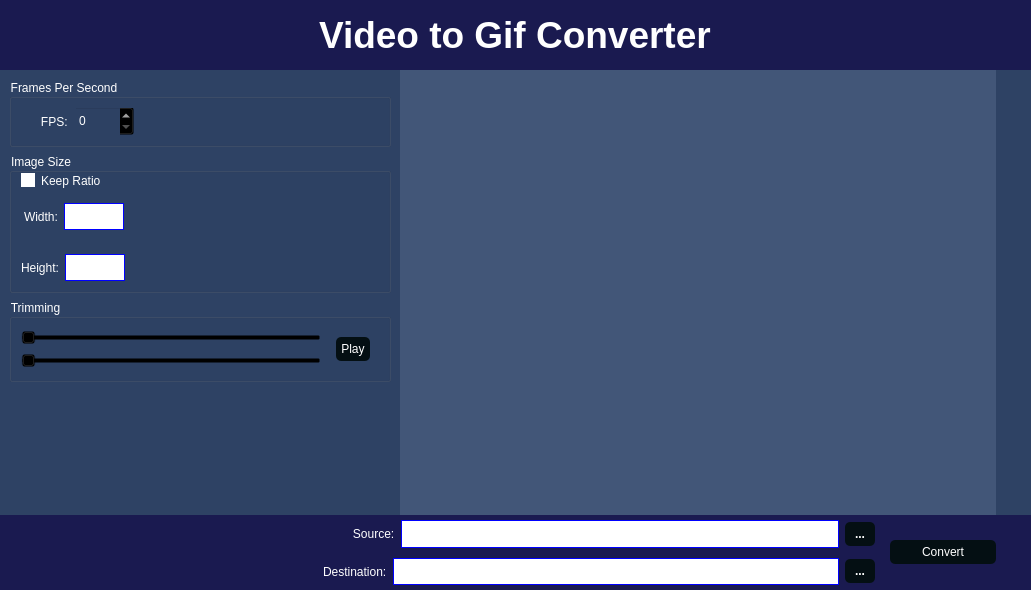
<?xml version="1.0" encoding="UTF-8"?>
<ui version="4.0">
 <class>MainWindow</class>
 <widget class="QMainWindow" name="MainWindow">
  <property name="geometry">
   <rect>
    <x>0</x>
    <y>0</y>
    <width>1031</width>
    <height>590</height>
   </rect>
  </property>
  <property name="windowTitle">
   <string>Video2GIF</string>
  </property>
  <widget class="QWidget" name="centralwidget">
   <property name="styleSheet">
    <string notr="true">#middle_frame{
background-color: rgb(66, 86, 120);
}

#top_bar{
	background-color: rgb(26, 26, 80);
}
#left_side_frame{
background-color: rgb(46, 66, 100);
}
#right_side_frame_2{
background-color: rgb(46, 66, 100);
}
#buttom_bar{
	background-color: rgb(26, 26, 80);
}
*{
background-color: transparent;
color: #fff;
}
QFrame{
 border: none;
}


QPushButton{
border-radius: 5px;
background-color: #040f13;
color: white;
padding: 5px;

}
QPushButton:hover{
padding: 5px;
background-color: rgb(59, 103, 128);
border-left: 1px solid red;

}
QTextEdit{
background-color: rgb(255,255,255);
border: 1px solid blue;
color: black;
}

QCheckBox{
color: white;
}
QCheckBox::indicator:checked{
background-color: red;
}
QCheckBox::indicator:unchecked{
background-color: white;
}
QSpinBox{

}</string>
   </property>
   <layout class="QVBoxLayout" name="verticalLayout">
    <property name="spacing">
     <number>0</number>
    </property>
    <property name="leftMargin">
     <number>0</number>
    </property>
    <property name="topMargin">
     <number>0</number>
    </property>
    <property name="rightMargin">
     <number>0</number>
    </property>
    <property name="bottomMargin">
     <number>0</number>
    </property>
    <item>
     <widget class="QFrame" name="top_bar">
      <property name="minimumSize">
       <size>
        <width>0</width>
        <height>70</height>
       </size>
      </property>
      <property name="maximumSize">
       <size>
        <width>16777215</width>
        <height>70</height>
       </size>
      </property>
      <property name="frameShape">
       <enum>QFrame::StyledPanel</enum>
      </property>
      <property name="frameShadow">
       <enum>QFrame::Raised</enum>
      </property>
      <layout class="QHBoxLayout" name="horizontalLayout_8">
       <property name="spacing">
        <number>6</number>
       </property>
       <property name="leftMargin">
        <number>0</number>
       </property>
       <property name="topMargin">
        <number>0</number>
       </property>
       <property name="rightMargin">
        <number>0</number>
       </property>
       <property name="bottomMargin">
        <number>0</number>
       </property>
       <item alignment="Qt::AlignHCenter">
        <widget class="QFrame" name="frame_14">
         <property name="frameShape">
          <enum>QFrame::StyledPanel</enum>
         </property>
         <property name="frameShadow">
          <enum>QFrame::Raised</enum>
         </property>
         <layout class="QHBoxLayout" name="horizontalLayout_9">
          <item>
           <widget class="QLabel" name="label">
            <property name="font">
             <font>
              <pointsize>28</pointsize>
              <weight>75</weight>
              <bold>true</bold>
             </font>
            </property>
            <property name="text">
             <string>Video to Gif Converter</string>
            </property>
           </widget>
          </item>
         </layout>
        </widget>
       </item>
      </layout>
     </widget>
    </item>
    <item>
     <widget class="QFrame" name="middle_frame">
      <property name="sizePolicy">
       <sizepolicy hsizetype="Preferred" vsizetype="Expanding">
        <horstretch>0</horstretch>
        <verstretch>0</verstretch>
       </sizepolicy>
      </property>
      <property name="frameShape">
       <enum>QFrame::StyledPanel</enum>
      </property>
      <property name="frameShadow">
       <enum>QFrame::Raised</enum>
      </property>
      <layout class="QHBoxLayout" name="horizontalLayout_10">
       <property name="leftMargin">
        <number>0</number>
       </property>
       <property name="topMargin">
        <number>0</number>
       </property>
       <property name="rightMargin">
        <number>0</number>
       </property>
       <property name="bottomMargin">
        <number>0</number>
       </property>
       <item>
        <widget class="QFrame" name="left_side_frame">
         <property name="minimumSize">
          <size>
           <width>400</width>
           <height>0</height>
          </size>
         </property>
         <property name="maximumSize">
          <size>
           <width>400</width>
           <height>16777215</height>
          </size>
         </property>
         <property name="styleSheet">
          <string notr="true"/>
         </property>
         <property name="frameShape">
          <enum>QFrame::StyledPanel</enum>
         </property>
         <property name="frameShadow">
          <enum>QFrame::Raised</enum>
         </property>
         <layout class="QHBoxLayout" name="horizontalLayout_11">
          <property name="spacing">
           <number>6</number>
          </property>
          <property name="leftMargin">
           <number>0</number>
          </property>
          <property name="topMargin">
           <number>0</number>
          </property>
          <property name="rightMargin">
           <number>0</number>
          </property>
          <property name="bottomMargin">
           <number>0</number>
          </property>
          <item alignment="Qt::AlignTop">
           <widget class="QFrame" name="frame_15">
            <property name="frameShape">
             <enum>QFrame::StyledPanel</enum>
            </property>
            <property name="frameShadow">
             <enum>QFrame::Raised</enum>
            </property>
            <layout class="QVBoxLayout" name="verticalLayout_14">
             <item>
              <widget class="QGroupBox" name="groupBox_3">
               <property name="maximumSize">
                <size>
                 <width>16777215</width>
                 <height>70</height>
                </size>
               </property>
               <property name="title">
                <string>Frames Per Second</string>
               </property>
               <layout class="QHBoxLayout" name="horizontalLayout_17">
                <property name="leftMargin">
                 <number>0</number>
                </property>
                <property name="topMargin">
                 <number>0</number>
                </property>
                <property name="rightMargin">
                 <number>0</number>
                </property>
                <property name="bottomMargin">
                 <number>0</number>
                </property>
                <item>
                 <widget class="QFrame" name="frame_30">
                  <property name="styleSheet">
                   <string notr="true">
QFrame{
	border:none;
}
#buttom_bar{
border: 1px solid gray;
}
QPushButton{
padding: 5px;
border-radius: 5px;
background-color: rgb(192, 191, 188)
}
QPushButton:hover{
padding: 5px;
border-radius: 5px;
background-color: rgb(154, 153, 150);
}</string>
                  </property>
                  <property name="frameShape">
                   <enum>QFrame::StyledPanel</enum>
                  </property>
                  <property name="frameShadow">
                   <enum>QFrame::Raised</enum>
                  </property>
                  <layout class="QHBoxLayout" name="horizontalLayout_20">
                   <property name="leftMargin">
                    <number>0</number>
                   </property>
                   <property name="topMargin">
                    <number>0</number>
                   </property>
                   <property name="rightMargin">
                    <number>0</number>
                   </property>
                   <property name="bottomMargin">
                    <number>0</number>
                   </property>
                   <item>
                    <widget class="QFrame" name="frame_27">
                     <property name="minimumSize">
                      <size>
                       <width>0</width>
                       <height>45</height>
                      </size>
                     </property>
                     <property name="maximumSize">
                      <size>
                       <width>16777215</width>
                       <height>45</height>
                      </size>
                     </property>
                     <property name="frameShape">
                      <enum>QFrame::StyledPanel</enum>
                     </property>
                     <property name="frameShadow">
                      <enum>QFrame::Raised</enum>
                     </property>
                     <layout class="QVBoxLayout" name="verticalLayout_7">
                      <property name="leftMargin">
                       <number>9</number>
                      </property>
                      <property name="topMargin">
                       <number>0</number>
                      </property>
                      <property name="rightMargin">
                       <number>0</number>
                      </property>
                      <property name="bottomMargin">
                       <number>0</number>
                      </property>
                      <item>
                       <widget class="QLabel" name="label_4">
                        <property name="text">
                         <string>      FPS:</string>
                        </property>
                       </widget>
                      </item>
                     </layout>
                    </widget>
                   </item>
                   <item>
                    <widget class="QFrame" name="frame_28">
                     <property name="frameShape">
                      <enum>QFrame::StyledPanel</enum>
                     </property>
                     <property name="frameShadow">
                      <enum>QFrame::Raised</enum>
                     </property>
                     <layout class="QHBoxLayout" name="horizontalLayout_18">
                      <property name="leftMargin">
                       <number>0</number>
                      </property>
                      <property name="topMargin">
                       <number>0</number>
                      </property>
                      <property name="rightMargin">
                       <number>0</number>
                      </property>
                      <property name="bottomMargin">
                       <number>0</number>
                      </property>
                      <item>
                       <widget class="QSpinBox" name="fps_spin">
                        <property name="minimumSize">
                         <size>
                          <width>60</width>
                          <height>0</height>
                         </size>
                        </property>
                        <property name="maximumSize">
                         <size>
                          <width>60</width>
                          <height>30</height>
                         </size>
                        </property>
                        <property name="autoFillBackground">
                         <bool>false</bool>
                        </property>
                       </widget>
                      </item>
                      <item>
                       <spacer name="horizontalSpacer_3">
                        <property name="orientation">
                         <enum>Qt::Horizontal</enum>
                        </property>
                        <property name="sizeHint" stdset="0">
                         <size>
                          <width>40</width>
                          <height>20</height>
                         </size>
                        </property>
                       </spacer>
                      </item>
                     </layout>
                    </widget>
                   </item>
                  </layout>
                 </widget>
                </item>
               </layout>
              </widget>
             </item>
             <item>
              <widget class="QGroupBox" name="groupBox_2">
               <property name="title">
                <string>Image Size</string>
               </property>
               <layout class="QVBoxLayout" name="verticalLayout_13">
                <property name="leftMargin">
                 <number>0</number>
                </property>
                <property name="topMargin">
                 <number>0</number>
                </property>
                <property name="rightMargin">
                 <number>0</number>
                </property>
                <property name="bottomMargin">
                 <number>0</number>
                </property>
                <item>
                 <widget class="QFrame" name="frame_18">
                  <property name="styleSheet">
                   <string notr="true"/>
                  </property>
                  <property name="frameShape">
                   <enum>QFrame::StyledPanel</enum>
                  </property>
                  <property name="frameShadow">
                   <enum>QFrame::Raised</enum>
                  </property>
                  <layout class="QVBoxLayout" name="verticalLayout_11">
                   <property name="leftMargin">
                    <number>0</number>
                   </property>
                   <property name="topMargin">
                    <number>0</number>
                   </property>
                   <property name="rightMargin">
                    <number>0</number>
                   </property>
                   <property name="bottomMargin">
                    <number>0</number>
                   </property>
                   <item>
                    <widget class="QFrame" name="frame_19">
                     <property name="maximumSize">
                      <size>
                       <width>16777215</width>
                       <height>50</height>
                      </size>
                     </property>
                     <property name="frameShape">
                      <enum>QFrame::StyledPanel</enum>
                     </property>
                     <property name="frameShadow">
                      <enum>QFrame::Raised</enum>
                     </property>
                     <layout class="QVBoxLayout" name="verticalLayout_12">
                      <property name="leftMargin">
                       <number>0</number>
                      </property>
                      <property name="topMargin">
                       <number>0</number>
                      </property>
                      <property name="rightMargin">
                       <number>0</number>
                      </property>
                      <property name="bottomMargin">
                       <number>0</number>
                      </property>
                      <item>
                       <widget class="QFrame" name="frame_26">
                        <property name="maximumSize">
                         <size>
                          <width>16777215</width>
                          <height>50</height>
                         </size>
                        </property>
                        <property name="frameShape">
                         <enum>QFrame::StyledPanel</enum>
                        </property>
                        <property name="frameShadow">
                         <enum>QFrame::Raised</enum>
                        </property>
                        <layout class="QVBoxLayout" name="verticalLayout_15">
                         <property name="leftMargin">
                          <number>9</number>
                         </property>
                         <property name="topMargin">
                          <number>0</number>
                         </property>
                         <property name="rightMargin">
                          <number>0</number>
                         </property>
                         <property name="bottomMargin">
                          <number>0</number>
                         </property>
                         <item>
                          <widget class="QCheckBox" name="keep_ratio_btn">
                           <property name="text">
                            <string>Keep Ratio</string>
                           </property>
                           <property name="checked">
                            <bool>false</bool>
                           </property>
                          </widget>
                         </item>
                        </layout>
                       </widget>
                      </item>
                     </layout>
                    </widget>
                   </item>
                   <item>
                    <widget class="QFrame" name="frame_20">
                     <property name="maximumSize">
                      <size>
                       <width>16777215</width>
                       <height>45</height>
                      </size>
                     </property>
                     <property name="frameShape">
                      <enum>QFrame::StyledPanel</enum>
                     </property>
                     <property name="frameShadow">
                      <enum>QFrame::Raised</enum>
                     </property>
                     <layout class="QHBoxLayout" name="horizontalLayout_14">
                      <property name="leftMargin">
                       <number>0</number>
                      </property>
                      <property name="topMargin">
                       <number>0</number>
                      </property>
                      <property name="rightMargin">
                       <number>0</number>
                      </property>
                      <property name="bottomMargin">
                       <number>0</number>
                      </property>
                      <item>
                       <widget class="QFrame" name="frame_22">
                        <property name="frameShape">
                         <enum>QFrame::StyledPanel</enum>
                        </property>
                        <property name="frameShadow">
                         <enum>QFrame::Raised</enum>
                        </property>
                        <layout class="QVBoxLayout" name="verticalLayout_9">
                         <property name="leftMargin">
                          <number>12</number>
                         </property>
                         <property name="rightMargin">
                          <number>0</number>
                         </property>
                         <item>
                          <widget class="QLabel" name="label_2">
                           <property name="text">
                            <string>Width:</string>
                           </property>
                          </widget>
                         </item>
                        </layout>
                       </widget>
                      </item>
                      <item>
                       <widget class="QFrame" name="frame_23">
                        <property name="frameShape">
                         <enum>QFrame::StyledPanel</enum>
                        </property>
                        <property name="frameShadow">
                         <enum>QFrame::Raised</enum>
                        </property>
                        <layout class="QHBoxLayout" name="horizontalLayout_15">
                         <property name="leftMargin">
                          <number>0</number>
                         </property>
                         <property name="rightMargin">
                          <number>0</number>
                         </property>
                         <item>
                          <widget class="QTextEdit" name="width_txt">
                           <property name="maximumSize">
                            <size>
                             <width>60</width>
                             <height>30</height>
                            </size>
                           </property>
                          </widget>
                         </item>
                         <item>
                          <spacer name="horizontalSpacer">
                           <property name="orientation">
                            <enum>Qt::Horizontal</enum>
                           </property>
                           <property name="sizeHint" stdset="0">
                            <size>
                             <width>40</width>
                             <height>20</height>
                            </size>
                           </property>
                          </spacer>
                         </item>
                        </layout>
                       </widget>
                      </item>
                     </layout>
                    </widget>
                   </item>
                   <item>
                    <widget class="QFrame" name="frame_21">
                     <property name="maximumSize">
                      <size>
                       <width>16777215</width>
                       <height>45</height>
                      </size>
                     </property>
                     <property name="frameShape">
                      <enum>QFrame::StyledPanel</enum>
                     </property>
                     <property name="frameShadow">
                      <enum>QFrame::Raised</enum>
                     </property>
                     <layout class="QHBoxLayout" name="horizontalLayout_13">
                      <property name="leftMargin">
                       <number>0</number>
                      </property>
                      <property name="topMargin">
                       <number>0</number>
                      </property>
                      <property name="rightMargin">
                       <number>0</number>
                      </property>
                      <property name="bottomMargin">
                       <number>0</number>
                      </property>
                      <item>
                       <widget class="QFrame" name="frame_24">
                        <property name="frameShape">
                         <enum>QFrame::StyledPanel</enum>
                        </property>
                        <property name="frameShadow">
                         <enum>QFrame::Raised</enum>
                        </property>
                        <layout class="QVBoxLayout" name="verticalLayout_8">
                         <property name="rightMargin">
                          <number>0</number>
                         </property>
                         <item>
                          <widget class="QLabel" name="label_3">
                           <property name="text">
                            <string>Height:</string>
                           </property>
                          </widget>
                         </item>
                        </layout>
                       </widget>
                      </item>
                      <item>
                       <widget class="QFrame" name="frame_25">
                        <property name="frameShape">
                         <enum>QFrame::StyledPanel</enum>
                        </property>
                        <property name="frameShadow">
                         <enum>QFrame::Raised</enum>
                        </property>
                        <layout class="QHBoxLayout" name="horizontalLayout_16">
                         <property name="leftMargin">
                          <number>0</number>
                         </property>
                         <property name="rightMargin">
                          <number>0</number>
                         </property>
                         <item>
                          <widget class="QTextEdit" name="height_txt">
                           <property name="maximumSize">
                            <size>
                             <width>60</width>
                             <height>30</height>
                            </size>
                           </property>
                          </widget>
                         </item>
                         <item>
                          <spacer name="horizontalSpacer_2">
                           <property name="orientation">
                            <enum>Qt::Horizontal</enum>
                           </property>
                           <property name="sizeHint" stdset="0">
                            <size>
                             <width>40</width>
                             <height>20</height>
                            </size>
                           </property>
                          </spacer>
                         </item>
                        </layout>
                       </widget>
                      </item>
                     </layout>
                    </widget>
                   </item>
                  </layout>
                 </widget>
                </item>
               </layout>
              </widget>
             </item>
             <item>
              <widget class="QGroupBox" name="groupBox">
               <property name="title">
                <string>Trimming</string>
               </property>
               <layout class="QHBoxLayout" name="horizontalLayout_12">
                <property name="leftMargin">
                 <number>0</number>
                </property>
                <property name="topMargin">
                 <number>0</number>
                </property>
                <property name="rightMargin">
                 <number>0</number>
                </property>
                <property name="bottomMargin">
                 <number>0</number>
                </property>
                <item>
                 <widget class="QFrame" name="frame_29">
                  <property name="styleSheet">
                   <string notr="true"/>
                  </property>
                  <property name="frameShape">
                   <enum>QFrame::StyledPanel</enum>
                  </property>
                  <property name="frameShadow">
                   <enum>QFrame::Raised</enum>
                  </property>
                  <layout class="QHBoxLayout" name="horizontalLayout_19">
                   <item>
                    <widget class="QFrame" name="frame_16">
                     <property name="frameShape">
                      <enum>QFrame::StyledPanel</enum>
                     </property>
                     <property name="frameShadow">
                      <enum>QFrame::Raised</enum>
                     </property>
                     <layout class="QVBoxLayout" name="verticalLayout_5">
                      <property name="leftMargin">
                       <number>0</number>
                      </property>
                      <property name="topMargin">
                       <number>0</number>
                      </property>
                      <property name="rightMargin">
                       <number>0</number>
                      </property>
                      <property name="bottomMargin">
                       <number>0</number>
                      </property>
                      <item>
                       <widget class="QSlider" name="start_slider">
                        <property name="pageStep">
                         <number>1</number>
                        </property>
                        <property name="orientation">
                         <enum>Qt::Horizontal</enum>
                        </property>
                       </widget>
                      </item>
                      <item>
                       <widget class="QSlider" name="stop_slider">
                        <property name="pageStep">
                         <number>1</number>
                        </property>
                        <property name="orientation">
                         <enum>Qt::Horizontal</enum>
                        </property>
                        <property name="invertedAppearance">
                         <bool>false</bool>
                        </property>
                        <property name="invertedControls">
                         <bool>false</bool>
                        </property>
                       </widget>
                      </item>
                     </layout>
                    </widget>
                   </item>
                   <item>
                    <widget class="QFrame" name="frame_17">
                     <property name="frameShape">
                      <enum>QFrame::StyledPanel</enum>
                     </property>
                     <property name="frameShadow">
                      <enum>QFrame::Raised</enum>
                     </property>
                     <layout class="QVBoxLayout" name="verticalLayout_6">
                      <item>
                       <widget class="QPushButton" name="play_btn">
                        <property name="text">
                         <string>Play</string>
                        </property>
                       </widget>
                      </item>
                     </layout>
                    </widget>
                   </item>
                  </layout>
                 </widget>
                </item>
               </layout>
              </widget>
             </item>
            </layout>
           </widget>
          </item>
         </layout>
        </widget>
       </item>
       <item>
        <widget class="QFrame" name="right_side_frame_1">
         <property name="sizePolicy">
          <sizepolicy hsizetype="Expanding" vsizetype="Preferred">
           <horstretch>0</horstretch>
           <verstretch>0</verstretch>
          </sizepolicy>
         </property>
         <property name="frameShape">
          <enum>QFrame::StyledPanel</enum>
         </property>
         <property name="frameShadow">
          <enum>QFrame::Raised</enum>
         </property>
         <layout class="QHBoxLayout" name="horizontalLayout_22">
          <item>
           <widget class="QFrame" name="frame">
            <property name="frameShape">
             <enum>QFrame::StyledPanel</enum>
            </property>
            <property name="frameShadow">
             <enum>QFrame::Raised</enum>
            </property>
            <layout class="QHBoxLayout" name="horizontalLayout_21">
             <item alignment="Qt::AlignHCenter|Qt::AlignVCenter">
              <widget class="QLabel" name="img_label">
               <property name="text">
                <string/>
               </property>
              </widget>
             </item>
            </layout>
           </widget>
          </item>
         </layout>
        </widget>
       </item>
       <item alignment="Qt::AlignLeft">
        <widget class="QFrame" name="right_side_frame_2">
         <property name="minimumSize">
          <size>
           <width>35</width>
           <height>0</height>
          </size>
         </property>
         <property name="maximumSize">
          <size>
           <width>35</width>
           <height>16777215</height>
          </size>
         </property>
         <property name="styleSheet">
          <string notr="true">#frame_13{
border: 1px solid gray;
}</string>
         </property>
         <property name="frameShape">
          <enum>QFrame::StyledPanel</enum>
         </property>
         <property name="frameShadow">
          <enum>QFrame::Raised</enum>
         </property>
        </widget>
       </item>
      </layout>
     </widget>
    </item>
    <item>
     <widget class="QFrame" name="buttom_bar">
      <property name="maximumSize">
       <size>
        <width>16777215</width>
        <height>75</height>
       </size>
      </property>
      <property name="styleSheet">
       <string notr="true"/>
      </property>
      <property name="frameShape">
       <enum>QFrame::StyledPanel</enum>
      </property>
      <property name="frameShadow">
       <enum>QFrame::Raised</enum>
      </property>
      <layout class="QHBoxLayout" name="horizontalLayout">
       <property name="leftMargin">
        <number>9</number>
       </property>
       <property name="topMargin">
        <number>0</number>
       </property>
       <property name="rightMargin">
        <number>0</number>
       </property>
       <property name="bottomMargin">
        <number>0</number>
       </property>
       <item>
        <widget class="QFrame" name="frame_4">
         <property name="frameShape">
          <enum>QFrame::StyledPanel</enum>
         </property>
         <property name="frameShadow">
          <enum>QFrame::Raised</enum>
         </property>
         <layout class="QHBoxLayout" name="horizontalLayout_2">
          <property name="leftMargin">
           <number>0</number>
          </property>
          <property name="topMargin">
           <number>0</number>
          </property>
          <property name="rightMargin">
           <number>0</number>
          </property>
          <property name="bottomMargin">
           <number>0</number>
          </property>
          <item>
           <widget class="QFrame" name="frame_6">
            <property name="frameShape">
             <enum>QFrame::StyledPanel</enum>
            </property>
            <property name="frameShadow">
             <enum>QFrame::Raised</enum>
            </property>
            <layout class="QVBoxLayout" name="verticalLayout_2">
             <property name="spacing">
              <number>0</number>
             </property>
             <property name="leftMargin">
              <number>314</number>
             </property>
             <property name="topMargin">
              <number>0</number>
             </property>
             <property name="rightMargin">
              <number>0</number>
             </property>
             <property name="bottomMargin">
              <number>0</number>
             </property>
             <item>
              <widget class="QFrame" name="frame_7">
               <property name="frameShape">
                <enum>QFrame::StyledPanel</enum>
               </property>
               <property name="frameShadow">
                <enum>QFrame::Raised</enum>
               </property>
               <layout class="QHBoxLayout" name="horizontalLayout_3">
                <property name="leftMargin">
                 <number>0</number>
                </property>
                <property name="topMargin">
                 <number>0</number>
                </property>
                <property name="rightMargin">
                 <number>0</number>
                </property>
                <property name="bottomMargin">
                 <number>0</number>
                </property>
                <item>
                 <widget class="QFrame" name="frame_9">
                  <property name="sizePolicy">
                   <sizepolicy hsizetype="Expanding" vsizetype="Preferred">
                    <horstretch>0</horstretch>
                    <verstretch>0</verstretch>
                   </sizepolicy>
                  </property>
                  <property name="frameShape">
                   <enum>QFrame::StyledPanel</enum>
                  </property>
                  <property name="frameShadow">
                   <enum>QFrame::Raised</enum>
                  </property>
                  <layout class="QHBoxLayout" name="horizontalLayout_6">
                   <property name="leftMargin">
                    <number>0</number>
                   </property>
                   <property name="topMargin">
                    <number>5</number>
                   </property>
                   <property name="rightMargin">
                    <number>0</number>
                   </property>
                   <property name="bottomMargin">
                    <number>5</number>
                   </property>
                   <item>
                    <widget class="QLabel" name="label_5">
                     <property name="text">
                      <string>         Source:</string>
                     </property>
                    </widget>
                   </item>
                   <item>
                    <widget class="QTextEdit" name="source_txt">
                     <property name="readOnly">
                      <bool>true</bool>
                     </property>
                    </widget>
                   </item>
                  </layout>
                 </widget>
                </item>
                <item>
                 <widget class="QFrame" name="frame_10">
                  <property name="minimumSize">
                   <size>
                    <width>30</width>
                    <height>0</height>
                   </size>
                  </property>
                  <property name="maximumSize">
                   <size>
                    <width>30</width>
                    <height>16777215</height>
                   </size>
                  </property>
                  <property name="frameShape">
                   <enum>QFrame::StyledPanel</enum>
                  </property>
                  <property name="frameShadow">
                   <enum>QFrame::Raised</enum>
                  </property>
                  <layout class="QVBoxLayout" name="verticalLayout_3">
                   <property name="leftMargin">
                    <number>0</number>
                   </property>
                   <property name="topMargin">
                    <number>0</number>
                   </property>
                   <property name="rightMargin">
                    <number>0</number>
                   </property>
                   <property name="bottomMargin">
                    <number>0</number>
                   </property>
                   <item>
                    <widget class="QPushButton" name="browse_source_btn">
                     <property name="font">
                      <font>
                       <weight>75</weight>
                       <bold>true</bold>
                      </font>
                     </property>
                     <property name="text">
                      <string>...</string>
                     </property>
                    </widget>
                   </item>
                  </layout>
                 </widget>
                </item>
               </layout>
              </widget>
             </item>
             <item>
              <widget class="QFrame" name="frame_8">
               <property name="frameShape">
                <enum>QFrame::StyledPanel</enum>
               </property>
               <property name="frameShadow">
                <enum>QFrame::Raised</enum>
               </property>
               <layout class="QHBoxLayout" name="horizontalLayout_4">
                <property name="leftMargin">
                 <number>0</number>
                </property>
                <property name="topMargin">
                 <number>0</number>
                </property>
                <property name="rightMargin">
                 <number>0</number>
                </property>
                <property name="bottomMargin">
                 <number>0</number>
                </property>
                <item>
                 <widget class="QFrame" name="frame_11">
                  <property name="sizePolicy">
                   <sizepolicy hsizetype="Expanding" vsizetype="Preferred">
                    <horstretch>0</horstretch>
                    <verstretch>0</verstretch>
                   </sizepolicy>
                  </property>
                  <property name="frameShape">
                   <enum>QFrame::StyledPanel</enum>
                  </property>
                  <property name="frameShadow">
                   <enum>QFrame::Raised</enum>
                  </property>
                  <layout class="QHBoxLayout" name="horizontalLayout_5">
                   <property name="leftMargin">
                    <number>0</number>
                   </property>
                   <property name="topMargin">
                    <number>5</number>
                   </property>
                   <property name="rightMargin">
                    <number>0</number>
                   </property>
                   <property name="bottomMargin">
                    <number>5</number>
                   </property>
                   <item>
                    <widget class="QLabel" name="label_6">
                     <property name="text">
                      <string>Destination:</string>
                     </property>
                    </widget>
                   </item>
                   <item>
                    <widget class="QTextEdit" name="destination_txt">
                     <property name="readOnly">
                      <bool>true</bool>
                     </property>
                    </widget>
                   </item>
                  </layout>
                 </widget>
                </item>
                <item>
                 <widget class="QFrame" name="frame_12">
                  <property name="minimumSize">
                   <size>
                    <width>30</width>
                    <height>0</height>
                   </size>
                  </property>
                  <property name="maximumSize">
                   <size>
                    <width>30</width>
                    <height>16777215</height>
                   </size>
                  </property>
                  <property name="frameShape">
                   <enum>QFrame::StyledPanel</enum>
                  </property>
                  <property name="frameShadow">
                   <enum>QFrame::Raised</enum>
                  </property>
                  <layout class="QVBoxLayout" name="verticalLayout_4">
                   <property name="leftMargin">
                    <number>0</number>
                   </property>
                   <property name="topMargin">
                    <number>0</number>
                   </property>
                   <property name="rightMargin">
                    <number>0</number>
                   </property>
                   <property name="bottomMargin">
                    <number>0</number>
                   </property>
                   <item>
                    <widget class="QPushButton" name="browse_destination_btn">
                     <property name="font">
                      <font>
                       <weight>75</weight>
                       <bold>true</bold>
                      </font>
                     </property>
                     <property name="text">
                      <string>...</string>
                     </property>
                    </widget>
                   </item>
                  </layout>
                 </widget>
                </item>
               </layout>
              </widget>
             </item>
            </layout>
           </widget>
          </item>
         </layout>
        </widget>
       </item>
       <item>
        <widget class="QFrame" name="frame_5">
         <property name="minimumSize">
          <size>
           <width>150</width>
           <height>0</height>
          </size>
         </property>
         <property name="maximumSize">
          <size>
           <width>100</width>
           <height>16777215</height>
          </size>
         </property>
         <property name="frameShape">
          <enum>QFrame::StyledPanel</enum>
         </property>
         <property name="frameShadow">
          <enum>QFrame::Raised</enum>
         </property>
         <layout class="QHBoxLayout" name="horizontalLayout_7">
          <property name="rightMargin">
           <number>35</number>
          </property>
          <item>
           <widget class="QPushButton" name="convert_btn">
            <property name="text">
             <string>Convert</string>
            </property>
           </widget>
          </item>
         </layout>
        </widget>
       </item>
      </layout>
     </widget>
    </item>
   </layout>
  </widget>
 </widget>
 <resources/>
 <connections/>
</ui>
